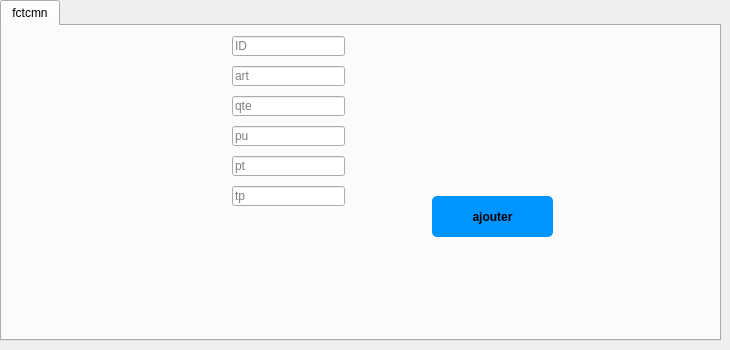
          <widget class="QWidget" name="tab_63">
           <attribute name="icon">
            <iconset>
             <normaloff>:/E-Health_care_2A12-main/Desktop/2A12/project c++/qt/E-Clinic/Add.png</normaloff>:/E-Health_care_2A12-main/Desktop/2A12/project c++/qt/E-Clinic/Add.png</iconset>
           </attribute>
           <attribute name="title">
            <string>Ajouter factures/commandes</string>
           </attribute>
           <widget class="QTabWidget" name="tabWidget_24">
            <property name="geometry">
             <rect>
              <x>0</x>
              <y>0</y>
              <width>721</width>
              <height>341</height>
             </rect>
            </property>
            <property name="styleSheet">
             <string notr="true">border-image: url(:/background.png);</string>
            </property>
            <property name="currentIndex">
             <number>0</number>
            </property>
            <widget class="QWidget" name="tab_64">
             <attribute name="title">
              <string>fctcmn</string>
             </attribute>
             <widget class="QLineEdit" name="idfc_3">
              <property name="geometry">
               <rect>
                <x>230</x>
                <y>10</y>
                <width>113</width>
                <height>20</height>
               </rect>
              </property>
              <property name="readOnly">
               <bool>false</bool>
              </property>
              <property name="placeholderText">
               <string>ID</string>
              </property>
             </widget>
             <widget class="QLineEdit" name="qte_3">
              <property name="geometry">
               <rect>
                <x>230</x>
                <y>70</y>
                <width>113</width>
                <height>20</height>
               </rect>
              </property>
              <property name="readOnly">
               <bool>false</bool>
              </property>
              <property name="placeholderText">
               <string>qte</string>
              </property>
             </widget>
             <widget class="QLineEdit" name="tp_3">
              <property name="geometry">
               <rect>
                <x>230</x>
                <y>160</y>
                <width>113</width>
                <height>20</height>
               </rect>
              </property>
              <property name="readOnly">
               <bool>false</bool>
              </property>
              <property name="placeholderText">
               <string>tp</string>
              </property>
             </widget>
             <widget class="QLineEdit" name="pu_3">
              <property name="geometry">
               <rect>
                <x>230</x>
                <y>100</y>
                <width>113</width>
                <height>20</height>
               </rect>
              </property>
              <property name="readOnly">
               <bool>false</bool>
              </property>
              <property name="placeholderText">
               <string>pu</string>
              </property>
             </widget>
             <widget class="QLineEdit" name="art_3">
              <property name="geometry">
               <rect>
                <x>230</x>
                <y>40</y>
                <width>113</width>
                <height>20</height>
               </rect>
              </property>
              <property name="readOnly">
               <bool>false</bool>
              </property>
              <property name="placeholderText">
               <string>art</string>
              </property>
             </widget>
             <widget class="QLineEdit" name="pt_3">
              <property name="geometry">
               <rect>
                <x>230</x>
                <y>130</y>
                <width>113</width>
                <height>20</height>
               </rect>
              </property>
              <property name="readOnly">
               <bool>false</bool>
              </property>
              <property name="placeholderText">
               <string>pt</string>
              </property>
             </widget>
             <widget class="QPushButton" name="pb_ajouter8">
              <property name="geometry">
               <rect>
                <x>430</x>
                <y>170</y>
                <width>121</width>
                <height>41</height>
               </rect>
              </property>
              <property name="styleSheet">
               <string notr="true">QPushButton {
padding: 5px;
border-radius: 5px;
background-color:#0094ff;
font-weight: bold;
}
QPushButton:hover
{
color :white;
}
</string>
              </property>
              <property name="text">
               <string>ajouter</string>
              </property>
              <property name="icon">
               <iconset>
                <normaloff>:/E-Health_care_2A12-main/Desktop/2A12/project c++/qt/E-Clinic/Tick.png</normaloff>:/E-Health_care_2A12-main/Desktop/2A12/project c++/qt/E-Clinic/Tick.png</iconset>
              </property>
              <property name="iconSize">
               <size>
                <width>35</width>
                <height>35</height>
               </size>
              </property>
             </widget>
            </widget>
           </widget>
          </widget>
